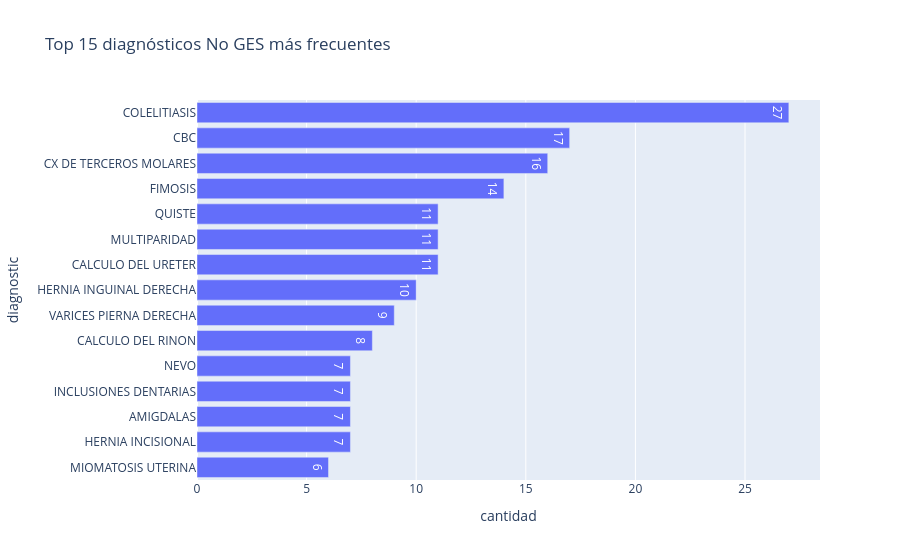

Notebook code for this chart:
### Code cell
fig = px.bar(
    diagnosticos_no_ges,
    x="cantidad",
    y="diagnostic",
    orientation="h",
    text="cantidad",
    title="Top 15 diagnósticos No GES más frecuentes"
)
fig.update_layout(yaxis={"categoryorder": "total ascending"})
fig.show()

### Figure 1 — Plotly figure (JSON) as saved in the notebook; plotly's stock layout.template omitted (floating-point values rounded to 4 significant figures)
{"data": [{"hovertemplate": "cantidad=%{text}<br>diagnostic=%{y}<extra></extra>", "legendgroup": "", "marker": {"color": "#636efa", "pattern": {"shape": ""}}, "name": "", "orientation": "h", "showlegend": false, "text": [27.0, 17.0, 16.0, 14.0, 11.0, 11.0, 11.0, 10.0, 9.0, 8.0, 7.0, 7.0, 7.0, 7.0, 6.0], "textposition": "auto", "type": "bar", "x": [27, 17, 16, 14, 11, 11, 11, 10, 9, 8, 7, 7, 7, 7, 6], "xaxis": "x", "y": ["COLELITIASIS", "CBC", "CX DE TERCEROS MOLARES", "FIMOSIS", "CALCULO DEL URETER", "MULTIPARIDAD", "QUISTE", "HERNIA INGUINAL DERECHA", "VARICES PIERNA DERECHA", "CALCULO DEL RINON", "HERNIA INCISIONAL", "AMIGDALAS", "INCLUSIONES DENTARIAS", "NEVO", "MIOMATOSIS UTERINA"], "yaxis": "y"}], "layout": {"barmode": "relative", "legend": {"tracegroupgap": 0}, "title": {"text": "Top 15 diagnósticos No GES más frecuentes"}, "xaxis": {"anchor": "y", "domain": [0.0, 1.0], "title": {"text": "cantidad"}}, "yaxis": {"anchor": "x", "categoryorder": "total ascending", "domain": [0.0, 1.0], "title": {"text": "diagnostic"}}}}
